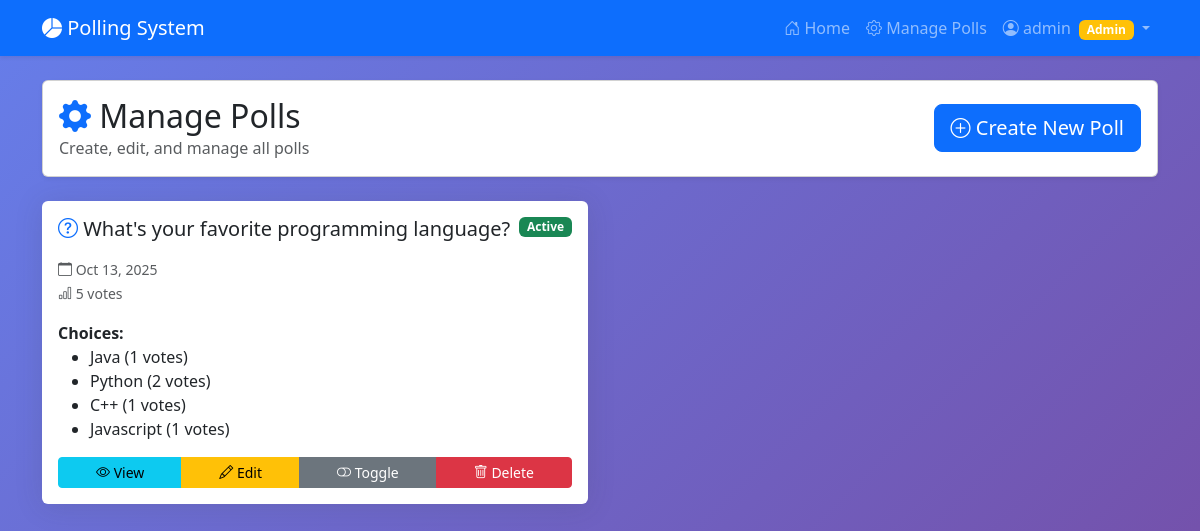
Page /manage/ (signed in) on the earlier database version.
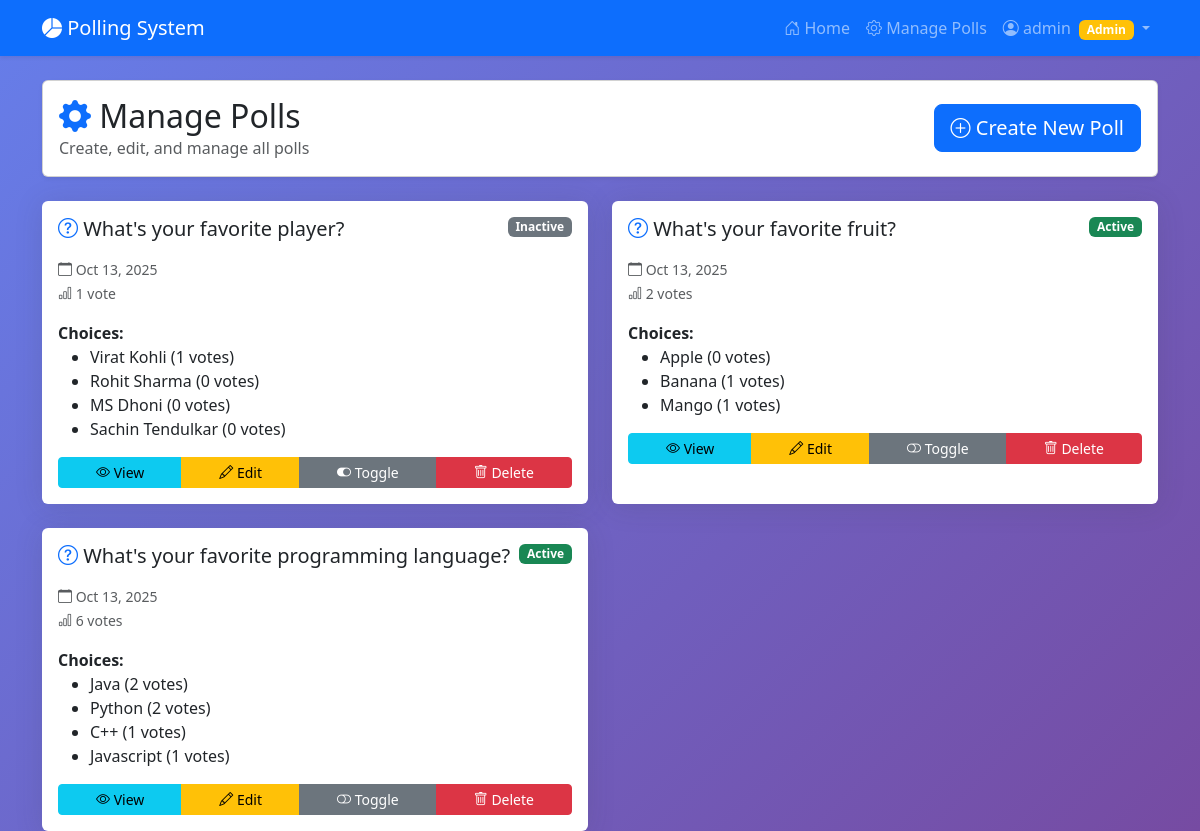
Same page on the later database version.
### polls/models.py (models this page shows, shortened)
class Poll(models.Model):
    question = models.CharField(max_length=200)
    created_by = models.ForeignKey(User, on_delete=models.CASCADE)
    created_at = models.DateTimeField(auto_now_add=True)
    is_active = models.BooleanField(default=True)
    def total_votes(self):
        return Vote.objects.filter(choice__poll=self).count()

class Choice(models.Model):
    poll = models.ForeignKey(Poll, related_name='choices', on_delete=models.CASCADE)
    choice_text = models.CharField(max_length=200)
    def vote_count(self):
        return self.votes.count()

### polls/views.py (the view)
# urls.py: path('manage/', views.manage_polls, name='manage_polls'),
@staff_member_required
def manage_polls(request):
    polls = Poll.objects.all().order_by('-created_at')
    return render(request, 'polls/manage_polls.html', {'polls': polls})

### polls/templates/polls/manage_polls.html (shortened to what this page needs)
{% extends 'polls/base.html' %}
{% load static %}
{% block content %}
<div class="row mb-4">
    <div class="col-12">
        <div class="card bg-white shadow-sm">
            <div class="card-body">
                <div class="d-flex justify-content-between align-items-center">
                    <div>
                        <h2 class="mb-0">
                            <i class="bi bi-gear-fill text-primary"></i> Manage Polls
                        </h2>
                        <p class="text-muted mb-0">Create, edit, and manage all polls</p>
                    </div>
                    <a href="{% url 'polls:create_poll' %}" class="btn btn-primary btn-lg">
                        <i class="bi bi-plus-circle"></i> Create New Poll
                    </a>
                </div>
            </div>
        </div>
    </div>
</div>
{% if polls %}
<div class="row g-4">
    {% for poll in polls %}
    <div class="col-md-6">
        <div class="card poll-card h-100 {% if not poll.is_active %}border-secondary{% endif %}">
            <div class="card-body">
                <div class="d-flex justify-content-between align-items-start mb-3">
                    <h5 class="card-title mb-0">
                        <i class="bi bi-question-circle text-primary"></i> {{ poll.question }}
                    </h5>
                    {% if poll.is_active %}
                        <span class="badge bg-success">Active</span>
                    {% else %}
                        <span class="badge bg-secondary">Inactive</span>
                    {% endif %}
                </div>
                <div class="mb-3">
                    <small class="text-muted">
                        <i class="bi bi-calendar"></i> {{ poll.created_at|date:"M d, Y" }}
                    </small>
                    <br>
                    <small class="text-muted">
                        <i class="bi bi-bar-chart"></i> {{ poll.total_votes }} vote{{ poll.total_votes|pluralize }}
                    </small>
                </div>
                <div class="mb-3">
                    <strong>Choices:</strong>
                    <ul class="mb-0">
                        {% for choice in poll.choices.all %}
                            <li>{{ choice.choice_text }} ({{ choice.vote_count }} votes)</li>
                        {% endfor %}
                    </ul>
                </div>
                <div class="btn-group w-100" role="group">
                    <a href="{% url 'polls:results' poll.id %}" class="btn btn-sm btn-info">
                        <i class="bi bi-eye"></i> View
                    </a>
                    <a href="{% url 'polls:edit_poll' poll.id %}" class="btn btn-sm btn-warning">
                        <i class="bi bi-pencil"></i> Edit
                    </a>
                    <a href="{% url 'polls:toggle_poll_status' poll.id %}" class="btn btn-sm btn-secondary">
                        <i class="bi bi-toggle-{{ poll.is_active|yesno:'off,on' }}"></i> Toggle
                    </a>
                    <a href="{% url 'polls:delete_poll' poll.id %}" class="btn btn-sm btn-danger">
                        <i class="bi bi-trash"></i> Delete
                    </a>
                </div>
            </div>
        </div>
    </div>
    {% endfor %}
</div>
{% endif %}
{% endblock %}

### polls/templates/polls/base.html (shortened to what this page needs)
{% load static %}
<!DOCTYPE html>
<html lang="en">
<head>
    <link href="https://cdn.jsdelivr.net/npm/bootstrap@5.3.0/dist/css/bootstrap.min.css" rel="stylesheet">
    <link rel="stylesheet" href="https://cdn.jsdelivr.net/npm/bootstrap-icons@1.10.0/font/bootstrap-icons.css">
    <link rel="stylesheet" href="{% static 'polls/css/style.css' %}">
</head>
<body>
    {% if user.is_authenticated %}
    <nav class="navbar navbar-expand-lg navbar-dark bg-primary shadow-sm mb-4">
    <div class="container">
        <a class="navbar-brand" href="{% url 'polls:poll_list' %}">
            <i class="bi bi-pie-chart-fill"></i> Polling System
        </a>
        <div class="collapse navbar-collapse" id="navbarNav">
            <ul class="navbar-nav ms-auto">
                <li class="nav-item">
                    <a class="nav-link" href="{% url 'polls:poll_list' %}">
                        <i class="bi bi-house-door"></i> Home
                    </a>
                </li>
                {% if user.is_staff %}
                <li class="nav-item">
                    <a class="nav-link" href="{% url 'polls:manage_polls' %}">
                        <i class="bi bi-gear"></i> Manage Polls
                    </a>
                </li>
                {% endif %}
                <li class="nav-item dropdown">
                    <a class="nav-link dropdown-toggle" href="#" id="userDropdown" role="button" data-bs-toggle="dropdown">
                        <i class="bi bi-person-circle"></i> {{ user.username }}
                        {% if user.is_staff %}<span class="badge bg-warning ms-1">Admin</span>{% endif %}
                    </a>
                </li>
            </ul>
        </div>
    </div>
    </nav>
    {% endif %}
    <div class="container">
        {% block content %}{% endblock %}
    </div>
</body>
</html>

### polls/static/polls/css/style.css (style rules this page uses)
:root { --primary-color: #4e73df; --secondary-color: #858796; --success-color: #1cc88a; --danger-color: #e74a3b; --warning-color: #f6c23e; --info-color: #36b9cc; }
body { background: linear-gradient(135deg, #667eea 0%, #764ba2 100%); min-height: 100vh; font-family: 'Segoe UI', Tahoma, Geneva, Verdana, sans-serif; }
.navbar { box-shadow: 0 2px 4px rgba(0,0,0,.1); }
.poll-card { transition: transform 0.3s ease, box-shadow 0.3s ease; border: none; box-shadow: 0 0.15rem 1.75rem 0 rgba(58, 59, 69, 0.15); }

Differences in the rows shown:
added Poll: question "What's your favorite player?", is_active "Inactive", created_at "Oct 13, 2025", total_votes "1"
added Choice: choice_text "Virat Kohli", vote_count "1", shown under "What's your favorite player?"
added Choice: choice_text "Rohit Sharma", vote_count "0", shown under "What's your favorite player?"
added Choice: choice_text "MS Dhoni", vote_count "0", shown under "What's your favorite player?"
added Choice: choice_text "Sachin Tendulkar", vote_count "0", shown under "What's your favorite player?"
added Poll: question "What's your favorite fruit?", is_active "Active", created_at "Oct 13, 2025", total_votes "2"
added Choice: choice_text "Apple", vote_count "0", shown under "What's your favorite fruit?"
added Choice: choice_text "Banana", vote_count "1", shown under "What's your favorite fruit?"
added Choice: choice_text "Mango", vote_count "1", shown under "What's your favorite fruit?"
computed for Poll "What's your favorite programming language?": total_votes "5" → "6"
computed for Choice "Java": vote_count "1" → "2"
